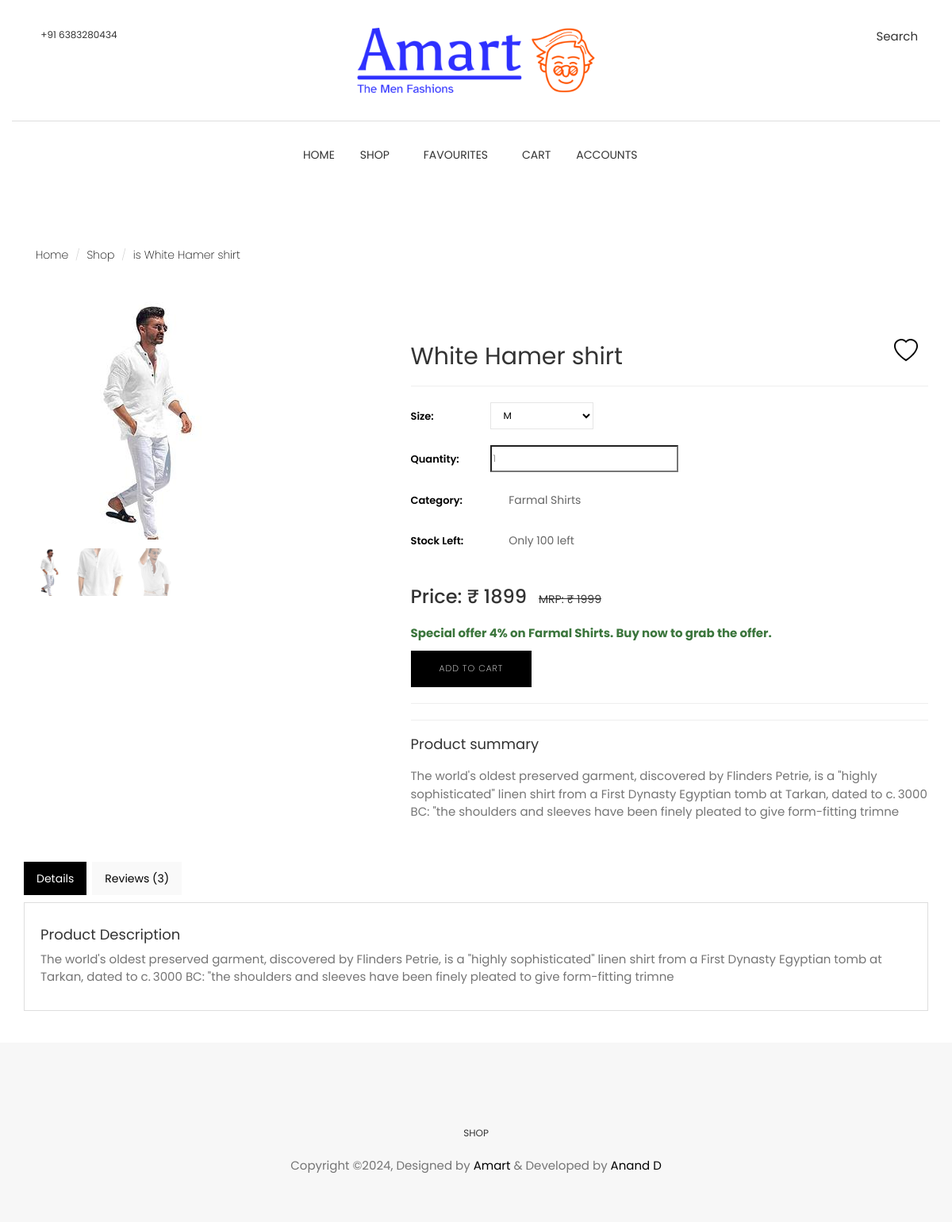
Screenshot of /product/white-hamer-shirt/ with the database file from the repository.
### product/models.py (models this page shows, shortened)
class Product(SoftDeleteModel):
    name = models.CharField(max_length=100)
    description = models.TextField(max_length=511, null=True, blank=True)
    main_category = models.ForeignKey(
        Category, on_delete=models.CASCADE, related_name="main_category_products"
    )
    subcategories = models.ManyToManyField(
        Category, related_name="subcategory_products", blank=True
    )
    mrp = models.PositiveIntegerField(
        validators=[MinValueValidator(1)], null=True, blank=True
    )
    is_available = models.BooleanField(default=True)
    slug = models.SlugField(unique=True, max_length=100)
    created_at = models.DateTimeField(auto_now_add=True)
    last_modified_at = models.DateTimeField(auto_now=True)
    approved = models.BooleanField(default=True)
    approved_objects = ApprovedProductManager()
    def __str__(self):
        return f"is {self.name}"

class ProductImage(models.Model):
    product = models.ForeignKey(
        Product, related_name="product_images", on_delete=models.CASCADE
    )
    image = models.ImageField(upload_to="images/product_images")
    priority = models.PositiveIntegerField(null=True, blank=True)

class Category(SoftDeleteModel):
    name = models.CharField(max_length=50, unique=True)
    image = models.ImageField(upload_to="images/categories")
    description = models.TextField(max_length=511, null=True, blank=True)
    slug = models.SlugField(unique=True)
    def __str__(self):
        return self.name
    class Meta:
        verbose_name_plural = "Categories"

class Inventory(models.Model):
    SIZE_CHOICES = [
        ("S", "Small"),
        ("M", "Medium"),
        ("L", "Large"),
        ("XL", "Extra Large"),
    ]
    product = models.ForeignKey(
        Product, related_name="inventory_sizes", on_delete=models.CASCADE
    )
    size = models.CharField(max_length=2, choices=SIZE_CHOICES, default="S")
    price = models.PositiveIntegerField(validators=[MinValueValidator(1)])
    stock = models.PositiveIntegerField()
    class Meta:
        verbose_name_plural = "Inventory"

### home/views.py (the view)
# urls.py: path('product/<slug>/', views.product_page, name='product_page'),
def product_page(request, slug):
    product = Product.approved_objects.get(slug=slug)
    title = product
    product_images = ProductImage.objects.filter(product=product).order_by("priority")
    inventory = Inventory.objects.filter(product=product)
    print(product)
    if FavouriteItem.objects.filter(
        customer__id=request.user.id, product=product
    ).exists():
        product.is_favourite = True
    else:
        product.is_favourite = False
    offer = 0
    if CategoryOffer.objects.filter(category=product.main_category).exists():
        category_offer = CategoryOffer.objects.get(category=product.main_category)
        offer = category_offer.discount
    context = {
        "product": product,
        "offer": offer,
        "inventory": inventory,
        "product_images": product_images,
        "title": title,
    }
    return render(request, "home/product-page.html", context)

### ecom/models.py (called while the page is built)
    def get_queryset(self):
        return super().get_queryset().filter(is_available=True)

### templates/home/product-page.html (shortened to what this page needs)
{% extends "home/base.html" %}
{% load static %}
{% block content %}
    {% include "home/includes/navigation.html" %}
    <section class="single-product">
        <div class="container">
            <div class="row">
                <div class="col-md-12">
                    <ol class="breadcrumb">
                        <li><a href="{% url 'home' %}">Home</a></li>
                        <li><a href="{% url 'shop' %}">Shop</a></li>
                        <li class="active">{{ product }}</li>
                    </ol>
                </div>
            </div>
            <div class="row mt-20">
                <div class="col-md-5">
                    <div class="single-product-slider">
                        <div id="carousel-custom" class="carousel slide" data-ride="carousel">
                            <div class="carousel-outer">
                                <div class="carousel-inner">
                                    {% for product_image in product_images %}
                                        {% if product_image.priority == 1 %}
                                            <div class="item active">
                                                <img src="{{ product_image.image.url }}" alt="productimage" data-zoom-image="{{ product_image.image.url }}" />
                                            </div>
                                        {% else %}
                                            <div class="item">
                                                <img src="{{ product_image.image.url }}" alt="productimage" data-zoom-image="{{ product_image.image.url }}" />
                                            </div>
                                        {% endif %}
                                    {% endfor %}
                                </div>
                                <a class="left carousel-control" href="#carousel-custom" data-slide="prev">
                                    <i class="tf-ion-ios-arrow-left"></i>
                                </a>
                                <a class="right carousel-control" href="#carousel-custom" data-slide="next">
                                    <i class="tf-ion-ios-arrow-right"></i>
                                </a>
                            </div>
                            <ol class="carousel-indicators mCustomScrollbar meartlab">
                                {% for product_image in product_images %}
                                    {% if product_image.priority == 1 %}
                                        <li data-target="#carousel-custom" data-slide-to="{{ forloop.counter0 }}" class="active">
                                            <img src="{{ product_image.image.url }}" alt="product_image" />
                                        </li>
                                    {% else %}
                                        <li data-target="#carousel-custom" data-slide-to="{{ forloop.counter0 }}">
                                            <img src="{{ product_image.image.url }}" alt="" />
                                        </li>
                                    {% endif %}
                                {% endfor %}
                            </ol>
                        </div>
                    </div>
                </div>
                <div class="col-md-7">
                    <div class="single-product-details">
                    <form method="post" action="{% url "add_to_cart" product.id %}">
                            {% if product.is_favourite %}
                                <a class="btn mt-20 pull-right">
                                    <svg xmlns="http://www.w3.org/2000/svg" width="30" height="30" fill="red" class="bi bi-heart-fill" viewBox="0 0 16 16">
                                        <title>Add to Favorites</title>
                                        <path fill-rule="evenodd" d="M8 1.314C12.438-3.248 23.534 4.735 8 15-7.534 4.736 3.562-3.248 8 1.314"/>
                                    </svg>
                                </a>
                            {% else %}
                                <a href="{% url "add_to_favourite" product.id %}" class="btn mt-20 pull-right">
                                </a>
                            {% endif %}
                        <h2><strong></strong><br>{{ product.name }}</h2>
                        <hr>
                        <div class="product-size">
                            <span>Size:</span>
                            <select id="size-select" class="form-control" name="product-size">
                                {% for inventory_item in inventory %}
                                    <option value="{{ inventory_item.size }}" data-price="{{ inventory_item.price }}" data-stock="{{ inventory_item.stock }}">{{ inventory_item.size }}</option>
                                {% endfor %}
                            </select>
                        </div>
                        <div class="product-quantity">
                            <span>Quantity:</span>
                            <div class="product-quantity-slider">
                                <input id="product-quantity" type="text" value="1" name="product-quantity" readonly>
                            </div>
                        </div>
                        <div class="product-category">
                            <span>Category:</span>
                            <ul>
                                <li><a href="">{{ product.main_category }}</a></li>
                            </ul>
                        </div>
                        <div class="product-category">
                            <span>Stock Left:</span>
                            <ul>
                                <li><a id="stock-display">Only {{ inventory.0.stock }} left</a></li>
                            </ul>
                        </div>
                        <br><br>
                        <span class="product-price">
                            <strong id="price-display" class="h3">Price: ₹ {{ inventory.0.price }}</strong>
                            <del>MRP: ₹ {{ product.mrp }}</del>
                        </span>
                        <br><br>
                        {% if offer %}
                        <p class="text-success"><b>Special offer {{offer}}% on {{ product.main_category }}. Buy now to grab the offer.</b></p>
                        {% endif %}
                        <button type="submit" class="btn btn-main ">Add To Cart</button>
                        <hr class="bg-dark">
                        <hr class="bg-dark">
                        <h4>Product summary</h4>
                        <p class="product-description mt-20">{{ product.description|linebreaksbr }}</p><br>
                    </form>
                    </div>
                </div>
            </div>
            <div class="row">
                <div class="col-xs-12">
                    <div class="tabCommon mt-20">
                        <ul class="nav nav-tabs">
                            <li class="active"><a data-toggle="tab" href="#details" aria-expanded="true">Details</a></li>
                            <li class=""><a data-toggle="tab" href="#reviews" aria-expanded="false">Reviews (3)</a></li>
                        </ul>
                        <div class="tab-content patternbg">
                            <div id="details" class="tab-pane fade active in">
                                <h4>Product Description</h4>
                                <p>{{ product.description|linebreaksbr }}</p>
                            </div>
                        </div>
                    </div>
                </div>
            </div>
        </div>
    </section>
    {% include "home/includes/footer.html" %}
{% endblock content %}

### static/css/style.css (style rules this page uses)
body { line-height: 1.5; font-family: "Poppins", sans-serif; -webkit-font-smoothing: antialiased; }
p { font-family: "Poppins", sans-serif; color: #757575; font-size: 15px; }
h1, h2, h3, h4, h5, h6 { font-family: "Poppins", sans-serif; }
h1, h2, h3, h4, h5, h6 { font-weight: 400; }
ol, ul { margin: 0; padding: 0; list-style: none; }
a, a:focus, a:hover { text-decoration: none; outline: 0; color: #000; }
input[type=email], input[type=password], input[type=text], input[type=tel] { border-radius: 0; box-shadow: none; height: 45px; outline: none; font-weight: 200; font-size: 12px; }
.form-control { box-shadow: none; border-radius: 0; }
.btn-main, .btn-small, .btn-transparent, .btn-solid-border { background: #000; color: #fff; display: inline-block; font-size: 11px; letter-spacing: 1px; padding: 14px 35px; text-transform: uppercase; font-weight: 200; border-radius: 0; }
.mt-20 { margin-top: 20px; }
.tabCommon .nav-tabs { border-bottom: 0; margin-bottom: 10px; }
.tabCommon .nav-tabs li { margin-right: 5px; }
.tabCommon .nav-tabs li.active a { background-color: #000; border: 1px solid #000; color: #ffffff; }
.tabCommon .nav-tabs a { border-radius: 0; background: #f9f9f9; }
.tabCommon .tab-content { padding: 20px; border: 1px solid #dedede; }
.product-category ul { padding-left: 15px; }
.product-category ul li { margin-bottom: 4px; }
.product-category ul li a { color: #666; }
.single-product { padding: 60px 0 40px; }
.single-product .breadcrumb { background: transparent; }
.single-product .breadcrumb li { color: #000; font-weight: 200; }
.single-product .breadcrumb li a { color: #000; font-weight: 200; }
.single-product-slider .carousel .carousel-control { bottom: auto; background: #fff; width: 6%; padding: 10px 0; }
.single-product-slider .carousel .carousel-control i { font-size: 40px; text-shadow: none; color: #555; }
.single-product-slider .carousel .carousel-indicators li img { height: auto; width: 60px; }
.single-product-slider .carousel .carousel-control.right, .single-product-slider .carousel .carousel-control.left { background-image: none; top: 40%; }
.single-product-slider .carousel-indicators { margin: 10px 0 0; overflow: auto; position: static; text-align: left; white-space: nowrap; width: 100%; overflow: hidden; }
.single-product-slider .carousel-indicators li { background-color: transparent; border-radius: 0; display: inline-block; height: auto; margin: 0 !important; width: auto; }
.single-product-slider .carousel-indicators li.active img { opacity: 1; }
.single-product-slider .carousel-indicators li img { display: block; opacity: 0.5; }
.single-product-details .product-size { margin-top: 20px; display: flex; align-items: center; }
.single-product-details .product-size span { width: 100px; color: #000; font-size: 13px; font-weight: 600; display: inline-block; }
.single-product-details .product-size .form-control { display: inline-block; width: 130px; letter-spacing: 2px; text-transform: uppercase; color: #000; font-size: 12px; border: 1px solid #e5e5e5; border-radius: 0px; box-shadow: none; }
.single-product-details .product-category { margin-top: 20px; }
.single-product-details .product-category > span { width: 100px; color: #000; font-size: 13px; font-weight: 600; display: inline-block; }
.single-product-details .product-category ul { width: 140px; display: inline-block; }
.single-product-details .product-category ul li { display: inline-block; margin: 5px; }
.single-product-details .product-quantity { margin-top: 20px; display: flex; align-items: center; }
.single-product-details .product-quantity > span { width: 100px; color: #000; font-size: 13px; font-weight: 600; display: inline-block; }
.single-product-details .product-quantity .product-quantity-slider { width: 140px; display: inline-block; }
.single-product-details .product-quantity .product-quantity-slider input { height: 34px; }

### rows the page displays
Product: name "is White Hamer shirt", name "White Hamer shirt", main_category "Farmal Shirts", mrp "1999", description "The world's oldest preserved garment, discovered by Flinders Petrie, is a \"highly sophisticated\" linen shirt from a First Dynasty Egyptian tomb at Tarkan, dated to c. 3000 BC: \"the shoulders and sleeves have been finely pleated to give form-fitting trimne"
ProductImage: image (picture)
ProductImage: image (picture)
ProductImage: image (picture)
Inventory: stock "100", price "1899"

### other values shown
{{ offer }} "4"
form field product-size "M"
